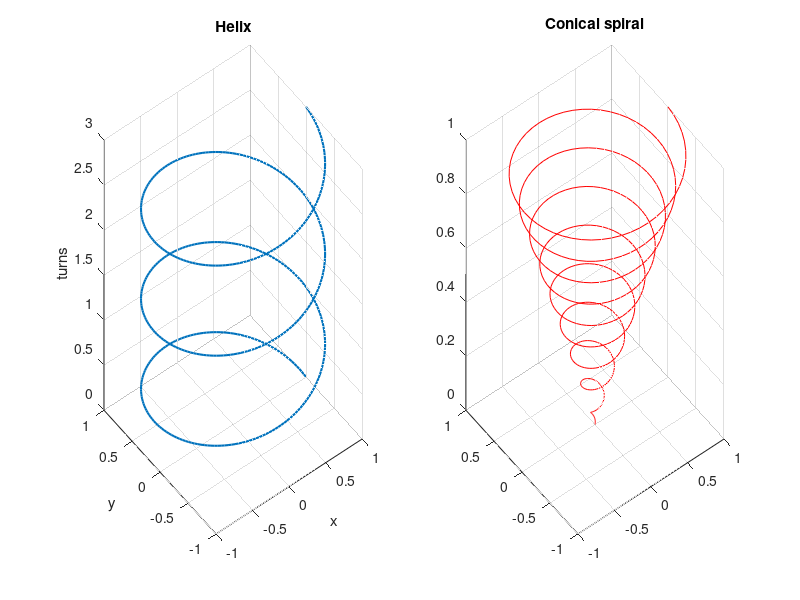

This chart was generated by the following MATLAB code:
% Day 078 · Three-Dimensional Line Plots: plot3 — A helix and a conical spiral
% Run: open this file in MATLAB and press Run (or type example_1 in the Command Window)

t = linspace(0, 6*pi, 500);
subplot(1, 2, 1)
plot3(cos(t), sin(t), t/(2*pi), 'LineWidth', 1.5)
grid on; xlabel('x'); ylabel('y'); zlabel('turns'); title('Helix')
subplot(1, 2, 2)
r = t / max(t);
plot3(r.*cos(3*t), r.*sin(3*t), r, 'r')
grid on; title('Conical spiral')
